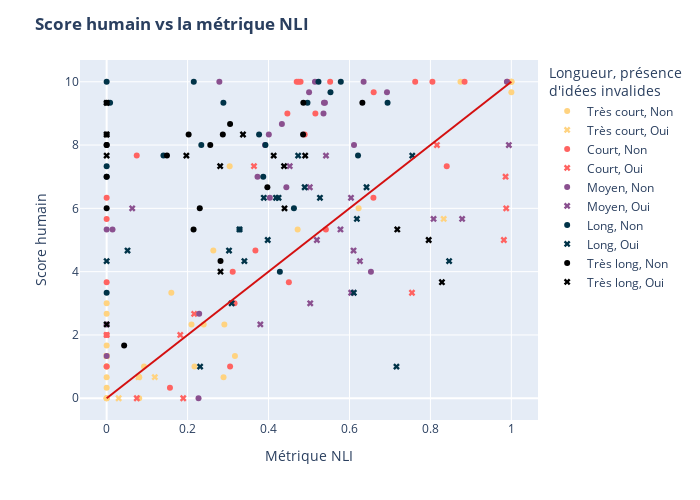
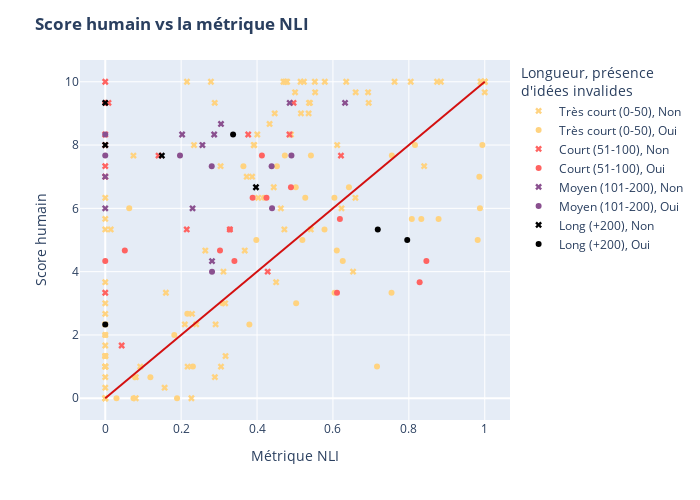

Write notebook code for charts like these, in order.
### Code cell
# Version avec les bins équilibrées
fig1 = px.scatter(
    df, x="NLI_final", y="score_humain", color="contrib_tokens_bins", 
    color_discrete_sequence=["#ffd380", "#ff6361", "#8a508f", "#003348", "#000000"],
    category_orders={
        "contrib_tokens_bins": ["Très court", "Court", "Moyen", "Long", "Très long"]
    }, 
    symbol="pres_idees_inv", symbol_map={"Oui":"x", "Non":"circle"},
)
fig1.add_shape(       # Ajout de la ligne x = y pour référence
    type="line", x0=0, x1=1, y0=0, y1=10, xref="x", yref="y",
    line=dict(color="#d41010")
)
fig1.update_layout(
    title={"text": "<b>Score humain vs la métrique NLI</b>"},
    xaxis_title="Métrique NLI", yaxis_title="Score humain", 
    legend_title="Longueur, présence <br>d'idées invalides",
    width=700, height=500
)
fig1.update_traces(
    hovertemplate =
        "Métrique NLI = %{x}<br>" \
        "Score humain = %{y}<extra></extra>"
)
# Version avec les bins fixes
fig2 = px.scatter(
    df, x="NLI_final", y="score_humain", color="contrib_tokens_bins_fixe", 
    color_discrete_sequence=["#ffd380", "#ff6361", "#8a508f", "#000000"],
    category_orders={
        "contrib_tokens_bins_fixe": ["Très court (0-50)", "Court (51-100)", "Moyen (101-200)", "Long (+200)"]
    },
    symbol="pres_idees_inv", symbol_map={"Oui":"circle", "Non":"x"},
)
fig2.add_shape(       # Ajout de la ligne x = y pour référence
    type="line", x0=0, x1=1, y0=0, y1=10, xref="x", yref="y",
    line=dict(color="#d41010")
)
fig2.update_layout(
    title={"text": "<b>Score humain vs la métrique NLI</b>"},
    xaxis_title="Métrique NLI", yaxis_title="Score humain", 
    legend_title="Longueur, présence <br>d'idées invalides",
    width=700, height=500
)
fig2.update_traces(
    hovertemplate =
        "Métrique NLI\ = %{x}<br>" \
        "Score humain = %{y}<extra></extra>"
)

# Affichage des figures
fig1.show()
fig2.show()

### Figure 1 — Plotly figure (JSON) as saved in the notebook; plotly's stock layout.template omitted (floating-point values rounded to 4 significant figures)
{"data": [{"hovertemplate": "Métrique NLI = %{x}<br>Score humain = %{y}<extra></extra>", "legendgroup": "Très court, Non", "marker": {"color": "#ffd380", "symbol": "circle"}, "mode": "markers", "name": "Très court, Non", "orientation": "v", "showlegend": true, "type": "scatter", "x": [0.8743, 1.0, 1.0, 1.0, 0.304, 1.0, 0.2908, 0.0, 0.0, 0.317, 0.09233, 0.0, 0.0, 0.0, 0.0, 0.0, 0.472, 0.0, 0.2171, 0.6226, 0.0804, 0.0, 0.0, 0.2398, 0.2097, 0.2888, 0.0, 0.2636, 0.1599, 0.08056, 0.0], "xaxis": "x", "y": [10.0, 10.0, 10.0, 10.0, 7.333, 9.667, 2.333, 1.667, 1.0, 1.333, 1.0, 0.6667, 0.3333, 1.0, 0.0, 1.333, 5.333, 3.0, 1.0, 6.0, 0.0, 1.0, 0.0, 2.333, 2.333, 0.6667, 2.667, 4.667, 3.333, 0.6667, 0.0], "yaxis": "y"}, {"hovertemplate": "Métrique NLI = %{x}<br>Score humain = %{y}<extra></extra>", "legendgroup": "Très court, Oui", "marker": {"color": "#ffd380", "symbol": "x"}, "mode": "markers", "name": "Très court, Oui", "orientation": "v", "showlegend": true, "type": "scatter", "x": [0.8329, 0.02963, 0.0, 0.07867, 0.119], "xaxis": "x", "y": [5.667, 0.0, 1.333, 0.6667, 0.6667], "yaxis": "y"}, {"hovertemplate": "Métrique NLI = %{x}<br>Score humain = %{y}<extra></extra>", "legendgroup": "Court, Non", "marker": {"color": "#ff6361", "symbol": "circle"}, "mode": "markers", "name": "Court, Non", "orientation": "v", "showlegend": true, "type": "scatter", "x": [0.7624, 0.4792, 0.6598, 0.4696, 0.8403, 0.4465, 0.6592, 0.0, 0.4894, 0.9902, 0.8844, 0.5157, 0.805, 0.4744, 0.5417, 0.4503, 0.07432, 0.5522, 0.1564, 0.0, 0.316, 0.0, 0.305, 0.0, 0.3676, 0.3115, 0.0], "xaxis": "x", "y": [10.0, 10.0, 9.667, 10.0, 7.333, 9.0, 6.333, 6.333, 8.333, 10.0, 10.0, 9.0, 10.0, 10.0, 5.333, 3.667, 7.667, 10.0, 0.3333, 5.667, 3.0, 2.0, 1.0, 1.0, 4.667, 4.0, 3.667], "yaxis": "y"}, {"hovertemplate": "Métrique NLI = %{x}<br>Score humain = %{y}<extra></extra>", "legendgroup": "Court, Oui", "marker": {"color": "#ff6361", "symbol": "x"}, "mode": "markers", "name": "Court, Oui", "orientation": "v", "showlegend": true, "type": "scatter", "x": [0.8161, 0.9857, 0.9873, 0.364, 0.9815, 0.7544, 0.1819, 0.1892, 0.0, 0.07448, 0.2163], "xaxis": "x", "y": [8.0, 7.0, 6.0, 7.333, 5.0, 3.333, 2.0, 0.0, 2.0, 0.0, 2.667], "yaxis": "y"}, {"hovertemplate": "Métrique NLI = %{x}<br>Score humain = %{y}<extra></extra>", "legendgroup": "Moyen, Non", "marker": {"color": "#8a508f", "symbol": "circle"}, "mode": "markers", "name": "Moyen, Non", "orientation": "v", "showlegend": true, "type": "scatter", "x": [0.653, 0.989, 0.5147, 0.537, 0.635, 0.4031, 0.433, 0.6112, 0.5394, 0.5359, 0.3914, 0.2785, 0.5002, 0.6927, 0.4007, 0.444, 0.0, 0.0, 0.0145, 0.227, 0.0, 0.3728, 0.2286], "xaxis": "x", "y": [4.0, 10.0, 10.0, 9.333, 10.0, 6.333, 8.667, 8.0, 9.333, 9.0, 8.0, 10.0, 9.667, 9.667, 8.333, 6.667, 2.333, 5.333, 5.333, 0.0, 1.333, 7.0, 2.667], "yaxis": "y"}, {"hovertemplate": "Métrique NLI = %{x}<br>Score humain = %{y}<extra></extra>", "legendgroup": "Moyen, Oui", "marker": {"color": "#8a508f", "symbol": "x"}, "mode": "markers", "name": "Moyen, Oui", "orientation": "v", "showlegend": true, "type": "scatter", "x": [0.4524, 0.5419, 0.8078, 0.06317, 0.5777, 0.6101, 0.503, 0.9938, 0.8784, 0.502, 0.6042, 0.5194, 0.6038, 0.6258, 0.3798], "xaxis": "x", "y": [7.333, 7.667, 5.667, 6.0, 5.333, 4.667, 3.0, 8.0, 5.667, 6.667, 3.333, 5.0, 6.333, 4.333, 2.333], "yaxis": "y"}, {"hovertemplate": "Métrique NLI = %{x}<br>Score humain = %{y}<extra></extra>", "legendgroup": "Long, Non", "marker": {"color": "#003348", "symbol": "circle"}, "mode": "markers", "name": "Long, Non", "orientation": "v", "showlegend": true, "type": "scatter", "x": [0.3284, 0.1404, 0.2153, 0.3767, 0.3924, 0.008496, 0.5531, 0.0, 0.4962, 0.387, 0.5786, 0.2885, 0.428, 0.6941, 0.5234, 0.2339, 0.4627, 0.0, 0.6212, 0.0, 0.0], "xaxis": "x", "y": [5.333, 7.667, 10.0, 8.333, 8.0, 9.333, 9.667, 10.0, 9.333, 7.0, 10.0, 9.333, 4.0, 9.333, 10.0, 8.0, 6.0, 7.333, 7.667, 3.333, 7.0], "yaxis": "y"}, {"hovertemplate": "Métrique NLI = %{x}<br>Score humain = %{y}<extra></extra>", "legendgroup": "Long, Oui", "marker": {"color": "#003348", "symbol": "x"}, "mode": "markers", "name": "Long, Oui", "orientation": "v", "showlegend": true, "type": "scatter", "x": [0.7161, 0.3024, 0.4894, 0.4732, 0.7552, 0.398, 0.8462, 0.6107, 0.6183, 0.3883, 0.6421, 0.5271, 0.0, 0.4248, 0.05153, 0.3404, 0.231, 0.3088, 0.3283, 0.4184], "xaxis": "x", "y": [1.0, 4.667, 6.667, 7.667, 7.667, 5.0, 4.333, 3.333, 5.667, 6.333, 6.667, 6.333, 4.333, 6.333, 4.667, 4.333, 1.0, 3.0, 5.333, 6.333], "yaxis": "y"}, {"hovertemplate": "Métrique NLI = %{x}<br>Score humain = %{y}<extra></extra>", "legendgroup": "Très long, Non", "marker": {"color": "#000000", "symbol": "circle"}, "mode": "markers", "name": "Très long, Non", "orientation": "v", "showlegend": true, "type": "scatter", "x": [0.486, 0.305, 0.2026, 0.0, 0.2301, 0.287, 0.0, 0.0, 0.4854, 0.2813, 0.6319, 0.0, 0.149, 0.0, 0.3971, 0.256, 0.0, 0.04323, 0.2147], "xaxis": "x", "y": [9.333, 8.667, 8.333, 9.333, 6.0, 8.333, 8.0, 8.0, 8.333, 4.333, 9.333, 8.333, 7.667, 6.0, 6.667, 8.0, 7.0, 1.667, 5.333], "yaxis": "y"}, {"hovertemplate": "Métrique NLI = %{x}<br>Score humain = %{y}<extra></extra>", "legendgroup": "Très long, Oui", "marker": {"color": "#000000", "symbol": "x"}, "mode": "markers", "name": "Très long, Oui", "orientation": "v", "showlegend": true, "type": "scatter", "x": [0.0, 0.1969, 0.2805, 0.7957, 0.7181, 0.8284, 0.3369, 0.4906, 0.4128, 0.4395, 0.0, 0.4384, 0.2813, 0.0, 0.0], "xaxis": "x", "y": [9.333, 7.667, 7.333, 5.0, 5.333, 3.667, 8.333, 7.667, 7.667, 6.0, 8.333, 7.333, 4.0, 7.667, 2.333], "yaxis": "y"}], "layout": {"height": 500, "legend": {"title": {"text": "Longueur, présence <br>d'idées invalides"}, "tracegroupgap": 0}, "margin": {"t": 60}, "shapes": [{"line": {"color": "#d41010"}, "type": "line", "x0": 0, "x1": 1, "xref": "x", "y0": 0, "y1": 10, "yref": "y"}], "title": {"text": "<b>Score humain vs la métrique NLI</b>"}, "width": 700, "xaxis": {"anchor": "y", "domain": [0, 1], "title": {"text": "Métrique NLI"}}, "yaxis": {"anchor": "x", "domain": [0, 1], "title": {"text": "Score humain"}}}}

### Figure 2 — Plotly figure (JSON) as saved in the notebook; plotly's stock layout.template omitted (floating-point values rounded to 4 significant figures)
{"data": [{"hovertemplate": "Métrique NLI\\ = %{x}<br>Score humain = %{y}<extra></extra>", "legendgroup": "Très court (0-50), Non", "marker": {"color": "#ffd380", "symbol": "x"}, "mode": "markers", "name": "Très court (0-50), Non", "orientation": "v", "showlegend": true, "type": "scatter", "x": [0.7624, 0.8743, 0.4792, 0.2153, 1.0, 0.653, 0.989, 0.6598, 0.5147, 0.3924, 0.4696, 0.537, 0.635, 0.8403, 0.5531, 0.4465, 0.6592, 0.0, 0.4031, 0.433, 0.4894, 0.6112, 0.5394, 1.0, 0.9902, 0.8844, 0.5157, 0.5359, 0.387, 0.3914, 1.0, 0.805, 0.2785, 0.5786, 0.4744, 0.5417, 0.304, 0.4503, 1.0, 0.2885, 0.07432, 0.5522, 0.5002, 0.6927, 0.4007, 0.6941, 0.5234, 0.2908, 0.0, 0.444, 0.0, 0.317, 0.09233, 0.0, 0.0, 0.0, 0.1564, 0.0, 0.0, 0.316, 0.0, 0.2339, 0.0, 0.0, 0.0, 0.472, 0.0, 0.4627, 0.2171, 0.305, 0.6226, 0.0145, 0.0, 0.0804, 0.227, 0.0, 0.0, 0.0, 0.3676, 0.3728, 0.2398, 0.2097, 0.2888, 0.0, 0.2636, 0.1599, 0.08056, 0.3115, 0.0, 0.2286, 0.0], "xaxis": "x", "y": [10.0, 10.0, 10.0, 10.0, 10.0, 4.0, 10.0, 9.667, 10.0, 8.0, 10.0, 9.333, 10.0, 7.333, 9.667, 9.0, 6.333, 6.333, 6.333, 8.667, 8.333, 8.0, 9.333, 10.0, 10.0, 10.0, 9.0, 9.0, 7.0, 8.0, 10.0, 10.0, 10.0, 10.0, 10.0, 5.333, 7.333, 3.667, 9.667, 9.333, 7.667, 10.0, 9.667, 9.667, 8.333, 9.333, 10.0, 2.333, 1.667, 6.667, 1.0, 1.333, 1.0, 0.6667, 0.3333, 1.0, 0.3333, 5.667, 0.0, 3.0, 2.333, 8.0, 1.333, 2.0, 5.333, 5.333, 3.0, 6.0, 1.0, 1.0, 6.0, 5.333, 1.0, 0.0, 0.0, 1.0, 1.333, 0.0, 4.667, 7.0, 2.333, 2.333, 0.6667, 2.667, 4.667, 3.333, 0.6667, 4.0, 0.0, 2.667, 3.667], "yaxis": "y"}, {"hovertemplate": "Métrique NLI\\ = %{x}<br>Score humain = %{y}<extra></extra>", "legendgroup": "Très court (0-50), Oui", "marker": {"color": "#ffd380", "symbol": "circle"}, "mode": "markers", "name": "Très court (0-50), Oui", "orientation": "v", "showlegend": true, "type": "scatter", "x": [0.8329, 0.7161, 0.4524, 0.5419, 0.8078, 0.8161, 0.06317, 0.5777, 0.9857, 0.6101, 0.503, 0.9873, 0.4732, 0.7552, 0.398, 0.364, 0.9815, 0.9938, 0.8784, 0.502, 0.6042, 0.5194, 0.6038, 0.6421, 0.5271, 0.7544, 0.6258, 0.1819, 0.3798, 0.02963, 0.0, 0.07867, 0.119, 0.231, 0.1892, 0.0, 0.07448, 0.2163, 0.3088, 0.4184], "xaxis": "x", "y": [5.667, 1.0, 7.333, 7.667, 5.667, 8.0, 6.0, 5.333, 7.0, 4.667, 3.0, 6.0, 7.667, 7.667, 5.0, 7.333, 5.0, 8.0, 5.667, 6.667, 3.333, 5.0, 6.333, 6.667, 6.333, 3.333, 4.333, 2.0, 2.333, 0.0, 1.333, 0.6667, 0.6667, 1.0, 0.0, 2.0, 0.0, 2.667, 3.0, 6.333], "yaxis": "y"}, {"hovertemplate": "Métrique NLI\\ = %{x}<br>Score humain = %{y}<extra></extra>", "legendgroup": "Court (51-100), Non", "marker": {"color": "#ff6361", "symbol": "x"}, "mode": "markers", "name": "Court (51-100), Non", "orientation": "v", "showlegend": true, "type": "scatter", "x": [0.3284, 0.1404, 0.3767, 0.008496, 0.0, 0.4962, 0.0, 0.4854, 0.0, 0.428, 0.0, 0.04323, 0.2147, 0.6212, 0.0, 0.0], "xaxis": "x", "y": [5.333, 7.667, 8.333, 9.333, 10.0, 9.333, 8.0, 8.333, 8.333, 4.0, 7.333, 1.667, 5.333, 7.667, 3.333, 7.0], "yaxis": "y"}, {"hovertemplate": "Métrique NLI\\ = %{x}<br>Score humain = %{y}<extra></extra>", "legendgroup": "Court (51-100), Oui", "marker": {"color": "#ff6361", "symbol": "circle"}, "mode": "markers", "name": "Court (51-100), Oui", "orientation": "v", "showlegend": true, "type": "scatter", "x": [0.0, 0.3024, 0.4894, 0.8284, 0.8462, 0.4128, 0.6107, 0.6183, 0.3883, 0.0, 0.4248, 0.05153, 0.3404, 0.3283], "xaxis": "x", "y": [9.333, 4.667, 6.667, 3.667, 4.333, 7.667, 3.333, 5.667, 6.333, 4.333, 6.333, 4.667, 4.333, 5.333], "yaxis": "y"}, {"hovertemplate": "Métrique NLI\\ = %{x}<br>Score humain = %{y}<extra></extra>", "legendgroup": "Moyen (101-200), Non", "marker": {"color": "#8a508f", "symbol": "x"}, "mode": "markers", "name": "Moyen (101-200), Non", "orientation": "v", "showlegend": true, "type": "scatter", "x": [0.486, 0.305, 0.2026, 0.2301, 0.287, 0.2813, 0.6319, 0.0, 0.256, 0.0], "xaxis": "x", "y": [9.333, 8.667, 8.333, 6.0, 8.333, 4.333, 9.333, 6.0, 8.0, 7.0], "yaxis": "y"}, {"hovertemplate": "Métrique NLI\\ = %{x}<br>Score humain = %{y}<extra></extra>", "legendgroup": "Moyen (101-200), Oui", "marker": {"color": "#8a508f", "symbol": "circle"}, "mode": "markers", "name": "Moyen (101-200), Oui", "orientation": "v", "showlegend": true, "type": "scatter", "x": [0.1969, 0.2805, 0.4906, 0.4395, 0.0, 0.4384, 0.2813, 0.0], "xaxis": "x", "y": [7.667, 7.333, 7.667, 6.0, 8.333, 7.333, 4.0, 7.667], "yaxis": "y"}, {"hovertemplate": "Métrique NLI\\ = %{x}<br>Score humain = %{y}<extra></extra>", "legendgroup": "Long (+200), Non", "marker": {"color": "#000000", "symbol": "x"}, "mode": "markers", "name": "Long (+200), Non", "orientation": "v", "showlegend": true, "type": "scatter", "x": [0.0, 0.0, 0.149, 0.3971], "xaxis": "x", "y": [9.333, 8.0, 7.667, 6.667], "yaxis": "y"}, {"hovertemplate": "Métrique NLI\\ = %{x}<br>Score humain = %{y}<extra></extra>", "legendgroup": "Long (+200), Oui", "marker": {"color": "#000000", "symbol": "circle"}, "mode": "markers", "name": "Long (+200), Oui", "orientation": "v", "showlegend": true, "type": "scatter", "x": [0.7957, 0.7181, 0.3369, 0.0], "xaxis": "x", "y": [5.0, 5.333, 8.333, 2.333], "yaxis": "y"}], "layout": {"height": 500, "legend": {"title": {"text": "Longueur, présence <br>d'idées invalides"}, "tracegroupgap": 0}, "margin": {"t": 60}, "shapes": [{"line": {"color": "#d41010"}, "type": "line", "x0": 0, "x1": 1, "xref": "x", "y0": 0, "y1": 10, "yref": "y"}], "title": {"text": "<b>Score humain vs la métrique NLI</b>"}, "width": 700, "xaxis": {"anchor": "y", "domain": [0, 1], "title": {"text": "Métrique NLI"}}, "yaxis": {"anchor": "x", "domain": [0, 1], "title": {"text": "Score humain"}}}}
